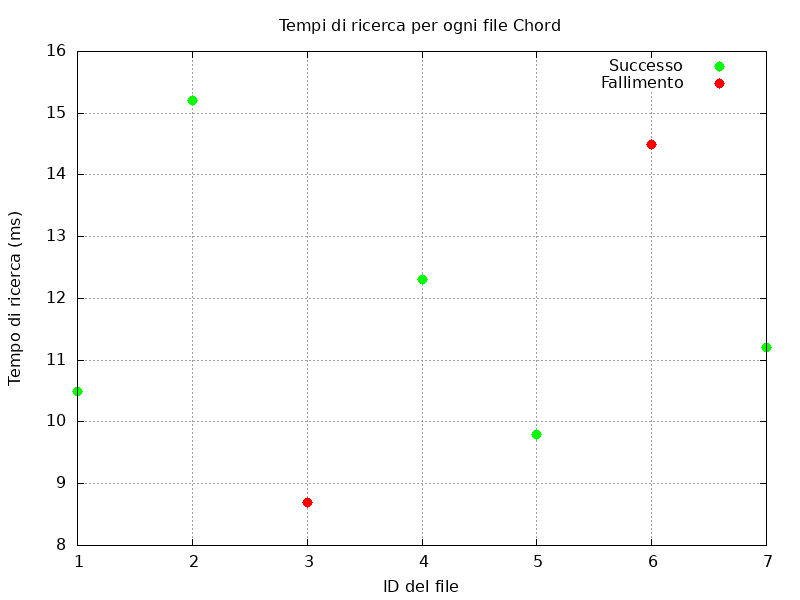

Generate this figure with gnuplot:
# Script gnuplot per la generazione del grafico a dispersione dei tempi di ricerca
set terminal png size 800,600
set output "lookup_scatter.png"
set title "Tempi di ricerca per ogni file Chord"
set xlabel "ID del file"
set ylabel "Tempo di ricerca (ms)"
set grid
set pointsize 1.5

# Crea dati di esempio per i successi e fallimenti
set print "sample_success.dat"
print "1 10.5"
print "2 15.2"
print "4 12.3"
print "5 9.8"
print "7 11.2"
unset print

set print "sample_failure.dat"
print "3 8.7"
print "6 14.5"
unset print

# Plot con punti colorati diversamente
plot "sample_success.dat" using 1:2 with points pt 7 ps 1.5 lc rgb "green" title "Successo", \
     "sample_failure.dat" using 1:2 with points pt 7 ps 1.5 lc rgb "red" title "Fallimento" 
